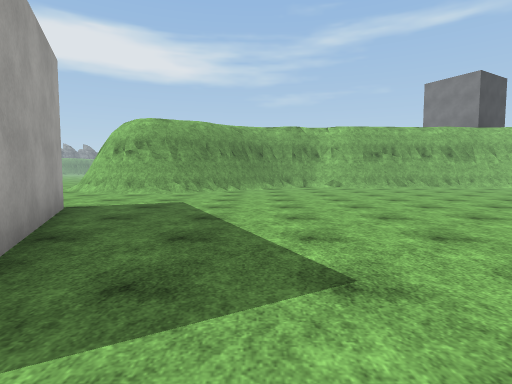
view 1 (above)

24 first-person views from a walk through a Unity game level. The camera is 1.3 m above the floor, tilts 4° down and sees 80° across. The floor is counted in squares, 2 m on a side. Each view is taken from the middle of a square. On the plan, view 1 faces up. The plan holds only what a view shows up to about 10 squares ahead; the rest is blank. The place goes on beyond the plan. Surface patterns are stand-ins for the level's own textures.

view 2
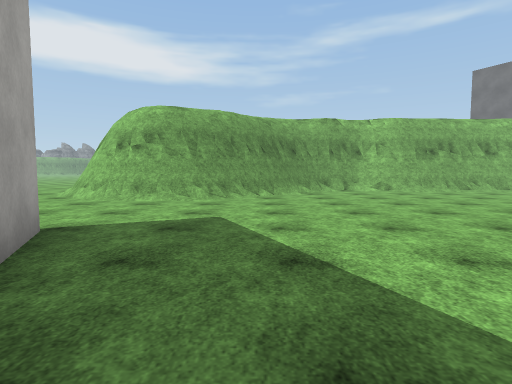

view 3
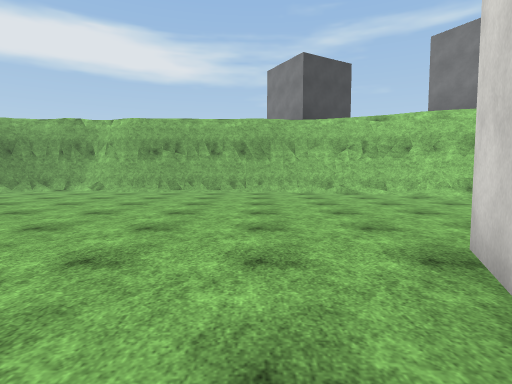

view 4
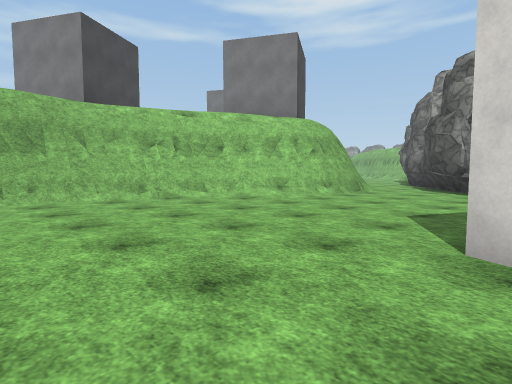

view 5
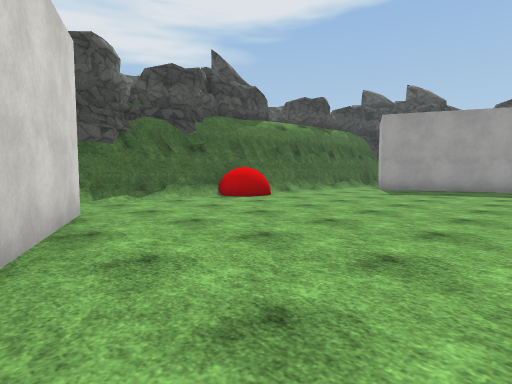

view 6
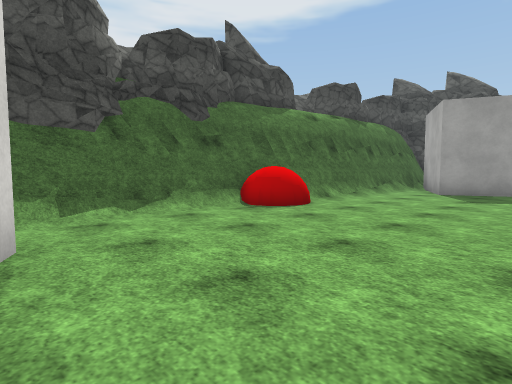

view 7
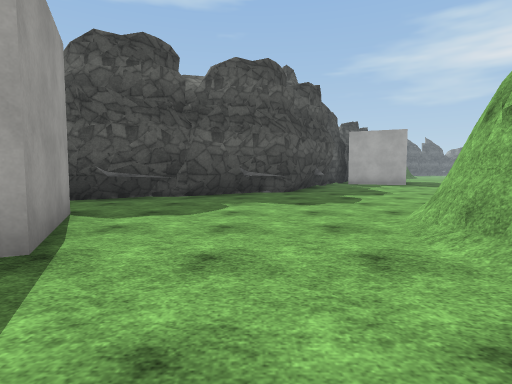

view 8
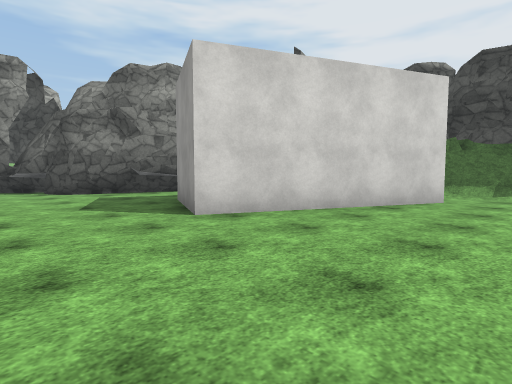

view 9
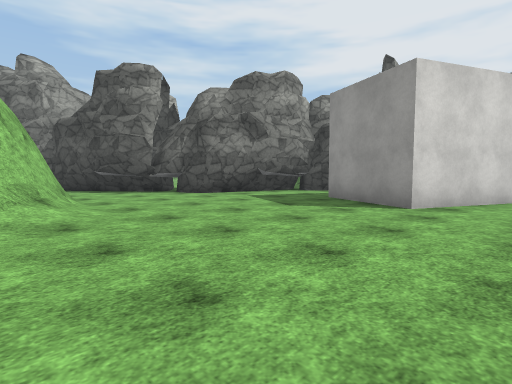

view 10
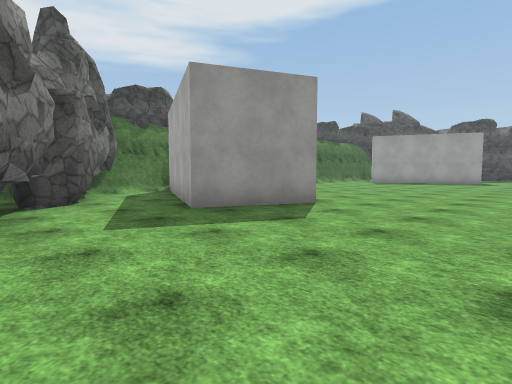

view 11
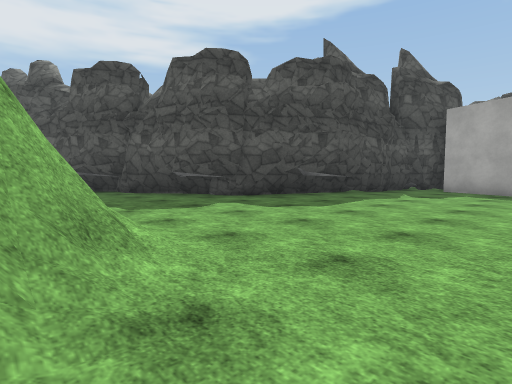

view 12
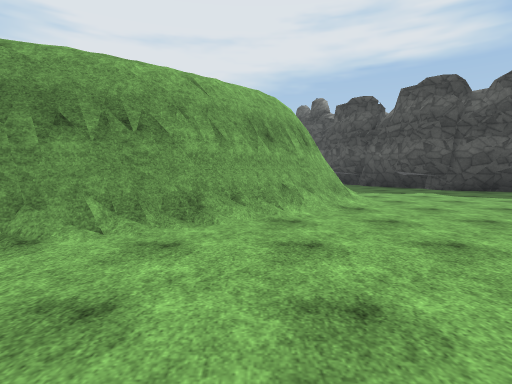

view 13
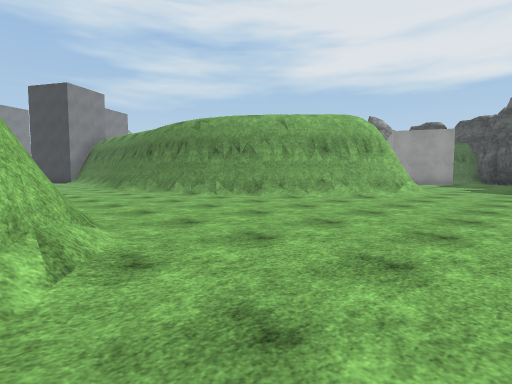

view 14
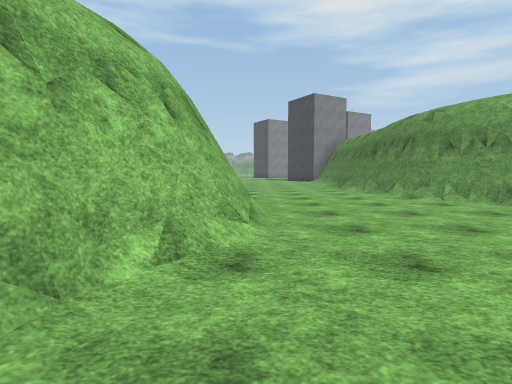

view 15
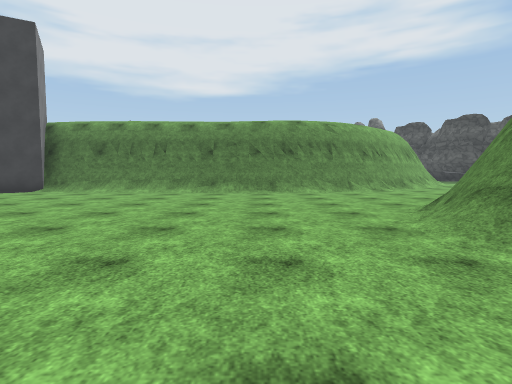

view 16
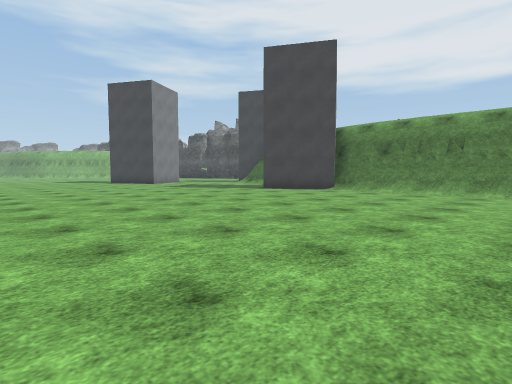

view 17
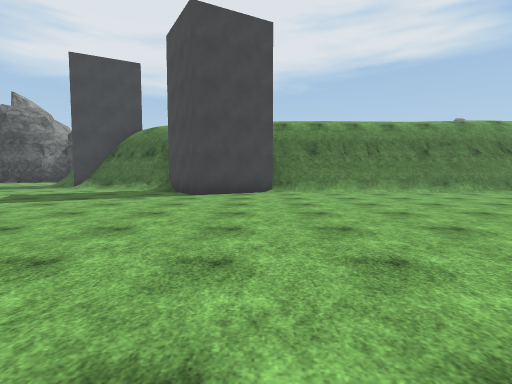

view 18
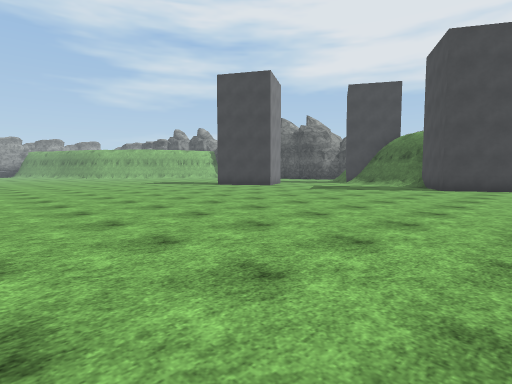

view 19
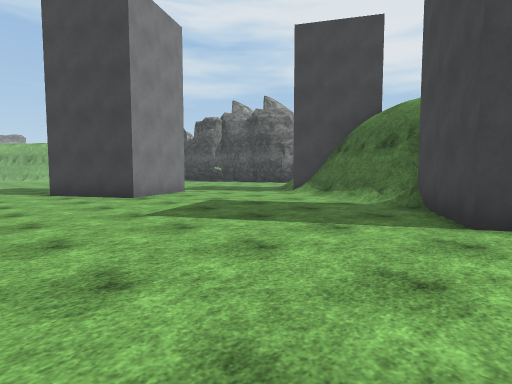

view 20
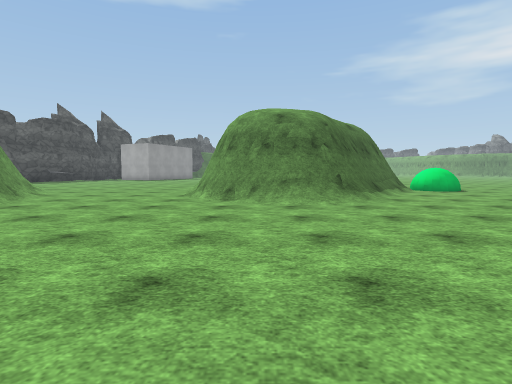

view 21
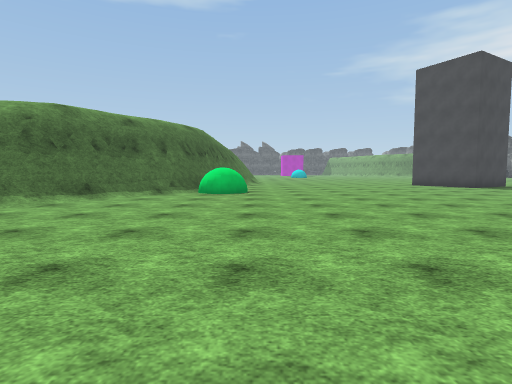

view 22
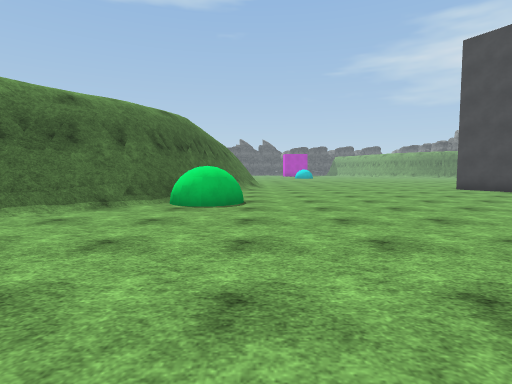

view 23
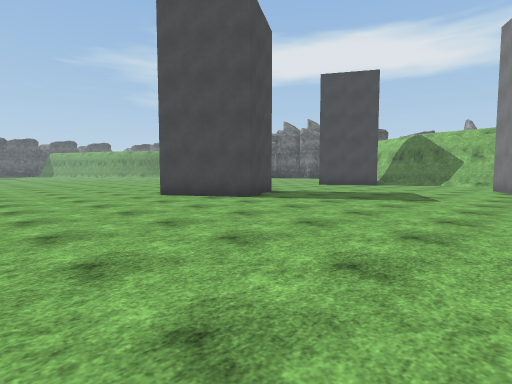

view 24
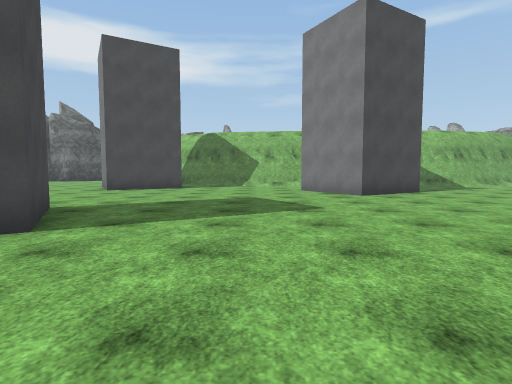

### Floor plan
Key: @ floor where view 1 was taken; # wall or solid block; . floor; / step, stairs or slope; ^ raised ledge.
Columns run from 15 left of view 1 to 19 right of it. Each row starts with its distance up from view 1.
 43      ........#   ..
 42      ........###...
 41       ........#....
 40       ............
 39        ..........
 38        #........
 37        ##.......
 36        ##......
 35     ...#.......
 34    ............
 33   .............
 32   ...............
 31        ...........
 30        ............
 29        .............
 28        ..............  ......
 27        #/  ^........   ............
 26        ####/.......    ............
 25           ##/......................
 24            ###/...................
 23              ##/.................
 22              ##/................
 21              ##/...............
 20       .########....................
 19       .../## .....................#
 18       ...........................##
 17       ...........................##
 16       ........./////////###.......#
 15       .......###############......
 14      ....../###            ###/..
 13 #........./##                ###
 12 ........./##   ###########
 11 .........##   ##.........###
 10 ###......######............###
  9  ###.......##/............../###
  8    ###...........................
  7      #...........................##
  6      ##.........................##
  5       #....#...................##
  4       ##..###............##...##
  3        ##   #...........####..#
  2             ##..........###..##
  1             ##.........####.##
  0             #..@.......###..#
 -1             #####/^^.../ #/##
 -2                 ############

Where each view was taken, in squares from view 1:
view 1: 0 up, 0 right, facing up
view 2: 2 up, 1 left, facing up
view 3: 2 up, 8 right, facing up
view 4: 4 up, 7 right, facing up-right
view 5: 5 up, 9 right, facing down-left
view 6: 3 up, 8 right, facing down-left
view 7: 7 up, 1 left, facing left
view 8: 7 up, 6 right, facing down-right
view 9: 10 up, 8 right, facing down-right
view 10: 8 up, 15 right, facing down-left
view 11: 14 up, 5 left, facing down-left
view 12: 18 up, 4 left, facing down
view 13: 20 up, 9 left, facing down-right
view 14: 19 up, 9 left, facing right
view 15: 25 up, 2 right, facing down
view 16: 25 up, 3 right, facing down-right
view 17: 25 up, 9 right, facing down
view 18: 28 up, 8 right, facing down-right
view 19: 21 up, 10 right, facing down-right
view 20: 21 up, 6 right, facing left
view 21: 28 up, 5 right, facing left
view 22: 28 up, 2 right, facing left
view 23: 31 up, 1 left, facing up-left
view 24: 33 up, 4 left, facing up
